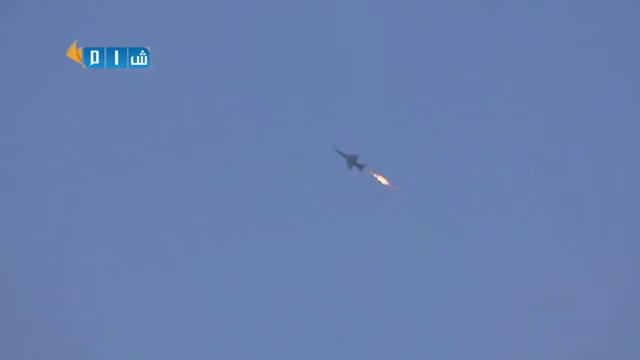
#> input picture frame 104 of tracker_ver4/1.mp4, 640 x 360 px, given in place of 28.avi, which was not available
$ python edge.py ../src_open_cv/vsplesk.png   (Python 2 division)   (older library calls are emulated)
#> lines starting #> are read from the running program, lines starting #| are printed output that depends on the picture; after the words box and inside, x2 and y2 are one past the last pixel; in counts of white or black regions, pixels touching at a corner belong together; pictures that were not available may be replaced by others from this repository, and a replacement may not be noted
### tracker_ver4/video.py
#!/usr/bin/env python

'''
Video capture sample.

Sample shows how VideoCapture class can be used to acquire video
frames from a camera of a movie file. Also the sample provides
an example of procedural video generation by an object, mimicking
the VideoCapture interface (see Chess class).

'create_capture' is a convinience function for capture creation,
falling back to procedural video in case of error.

Usage:
    video.py [--shotdir <shot path>] [source0] [source1] ...'

    sourceN is an
     - integer number for camera capture
     - name of video file
     - synth:<params> for procedural video

Synth examples:
    synth:bg=../cpp/lena.jpg:noise=0.1
    synth:class=chess:bg=../cpp/lena.jpg:noise=0.1:size=640x480

Keys:
    ESC    - exit
    SPACE  - save current frame to <shot path> directory

'''

import numpy as np
import cv2
from time import clock
from numpy import pi, sin, cos
import common

class VideoSynthBase(object):
    # [14 lines left out: function __init__, not called in this run]

    def render(self, dst):
        pass

    # [15 lines left out: function read, not called in this run]

    def isOpened(self):
        return True

class Chess(VideoSynthBase):
    # [45 lines left out: functions __init__, draw_quads, render, not called in this run]


classes = dict(chess=Chess)

presets = dict(
    empty = 'synth:',
    lena = 'synth:bg=../cpp/lena.jpg:noise=0.1',
    chess = 'synth:class=chess:bg=../cpp/lena.jpg:noise=0.1:size=640x480'
)


def create_capture(source = 0, fallback = presets['chess']):
    '''source: <int> or '<int>|<filename>|synth [:<param_name>=<value> [:...]]'
    '''
    source = str(source).strip()
    chunks = source.split(':')
    # hanlde drive letter ('c:', ...)
    if len(chunks) > 1 and len(chunks[0]) == 1 and chunks[0].isalpha():
        chunks[1] = chunks[0] + ':' + chunks[1]
        del chunks[0]

    source = chunks[0]
    try: source = int(source)
    except ValueError: pass
    params = dict( s.split('=') for s in chunks[1:] )

    cap = None
    if source == 'synth':
        Class = classes.get(params.get('class', None), VideoSynthBase)
        try: cap = Class(**params)
        except: pass
    else:
        cap = cv2.VideoCapture(source)
        if 'size' in params:
            w, h = map(int, params['size'].split('x'))
            cap.set(cv2.cv.CV_CAP_PROP_FRAME_WIDTH, w)
            cap.set(cv2.cv.CV_CAP_PROP_FRAME_HEIGHT, h)
    if cap is None or not cap.isOpened():
        print 'Warning: unable to open video source: ', source
        if fallback is not None:
            return create_capture(fallback, None)
    return cap

# [30 lines that do not run on import are left out]

### tracker_ver4/edge.py
#!/usr/bin/env python

'''
This sample demonstrates Canny edge detection.

Usage:
  edge.py [<video source>]

  Trackbars control edge thresholds.

'''

import cv2
import video
import sys


if __name__ == '__main__':
    print __doc__

    try: fn = "/root/v/28.avi" #sys.argv[1]
    except: fn = 0

    def nothing(*arg):
        pass

    cv2.namedWindow('edge')
    cv2.createTrackbar('thrs1', 'edge', 2000, 5000, nothing)
    cv2.createTrackbar('thrs2', 'edge', 4000, 5000, nothing)

    cap = video.create_capture(fn)
    while True:
        flag, img = cap.read()
#> img is the input picture: shape (360, 640, 3); mean B, G, R 173.7, 127.2, 102.8
        gray = cv2.cvtColor(img, cv2.COLOR_BGR2GRAY)
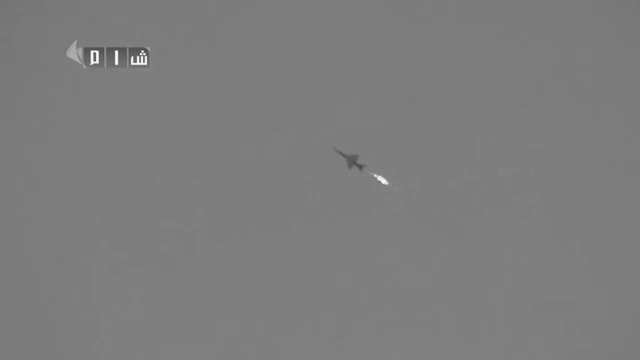
#> gray: shape (360, 640); min 73, max 254, mean 125
        thrs1 = cv2.getTrackbarPos('thrs1', 'edge')
        thrs2 = cv2.getTrackbarPos('thrs2', 'edge')
        edge = cv2.Canny(gray, thrs1, thrs2, apertureSize=5)
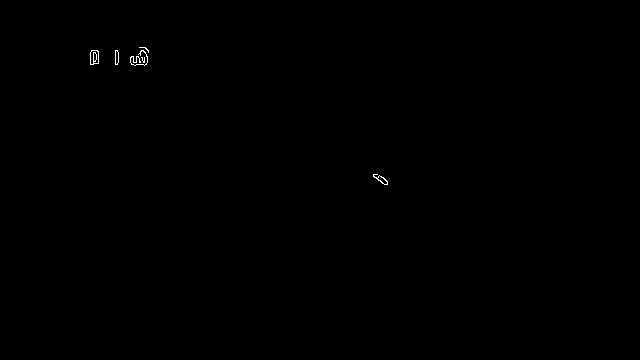
#> edge: shape (360, 640); 0.11% white in thin lines or dots, all inside (x1, y1, x2, y2) = (90, 47, 388, 185)
        vis = img.copy()
        vis /= 2
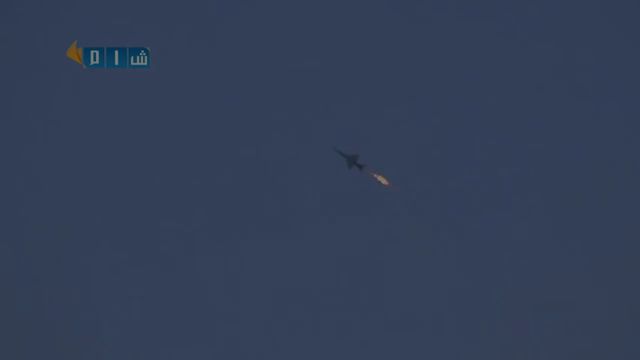
#> vis: shape (360, 640, 3); mean B, G, R 86.7, 63.3, 51.1
        vis[edge != 0] = (0, 255, 0)
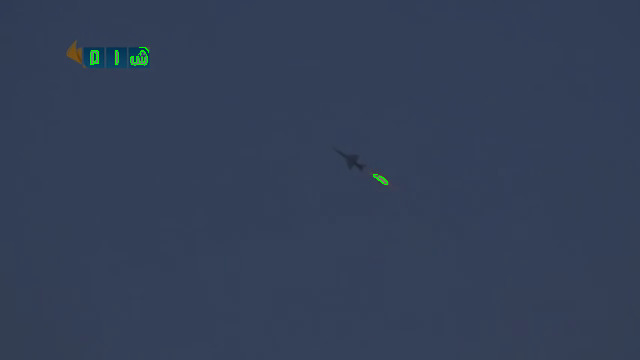
#> vis: shape (360, 640, 3); 0.11% of pixels changed, all inside (x1, y1, x2, y2) = (90, 47, 388, 185)
        cv2.imshow('edge', vis)
        ch = cv2.waitKey(5)
#> (key Esc is pressed here)
        if ch == 27:
            break
    cv2.destroyAllWindows()

$ run again, starting later in the video
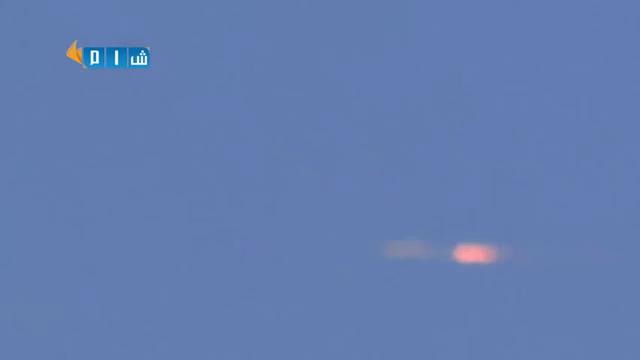
#> input picture frame 468 of tracker_ver4/1.mp4, 640 x 360 px, given in place of 28.avi, which was not available
#> img is the input picture: shape (360, 640, 3); mean B, G, R 176, 124.9, 99.8
#> `gray = cv2.cvtColor(img, cv2.COLOR_BGR2GRAY)`:
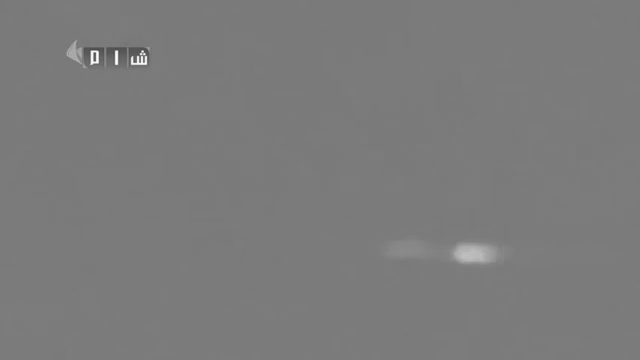
#> gray: shape (360, 640); min 74, max 254, mean 123.1
#> edge: shape (360, 640); 0.09% white in thin lines or dots, all inside (x1, y1, x2, y2) = (90, 47, 149, 66)
#> `vis[edge != 0] = (0, 255, 0)`:
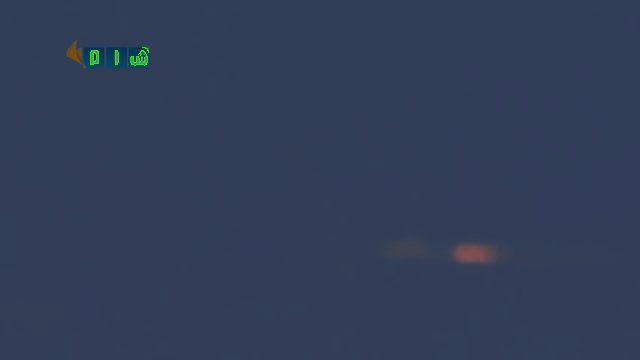
#> vis: shape (360, 640, 3); mean B, G, R 87.6, 62.3, 49.6
